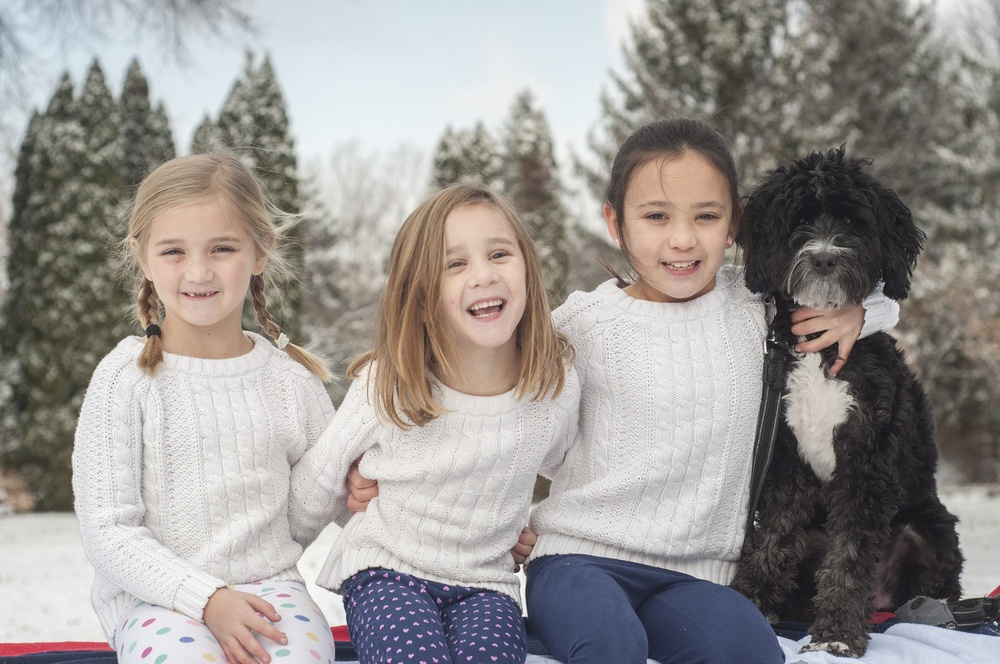
#> input picture mysite/media/7.jpg, 1000 x 664 px, shrunk from 1920 x 1275 before the run, found by its file name
$ python img.py
#> lines starting #> are read from the running program, lines starting #| are printed output that depends on the picture; after the words box and inside, x2 and y2 are one past the last pixel; in counts of white or black regions, pixels touching at a corner belong together
import cv2

#face_cascade = cv2.CascadeClassifier('haarcascade_frontalface_default.xml')
face_cascade = cv2.CascadeClassifier(cv2.data.haarcascades + 'haarcascade_frontalface_default.xml')


img = cv2.imread(r'C:\Users\neelr_rzc8ain\Desktop\img\7.jpg')
#> img is the input picture: shape (664, 1000, 3); mean B, G, R 147, 149.9, 154.3

gray = cv2.cvtColor(img, cv2.COLOR_BGR2GRAY)
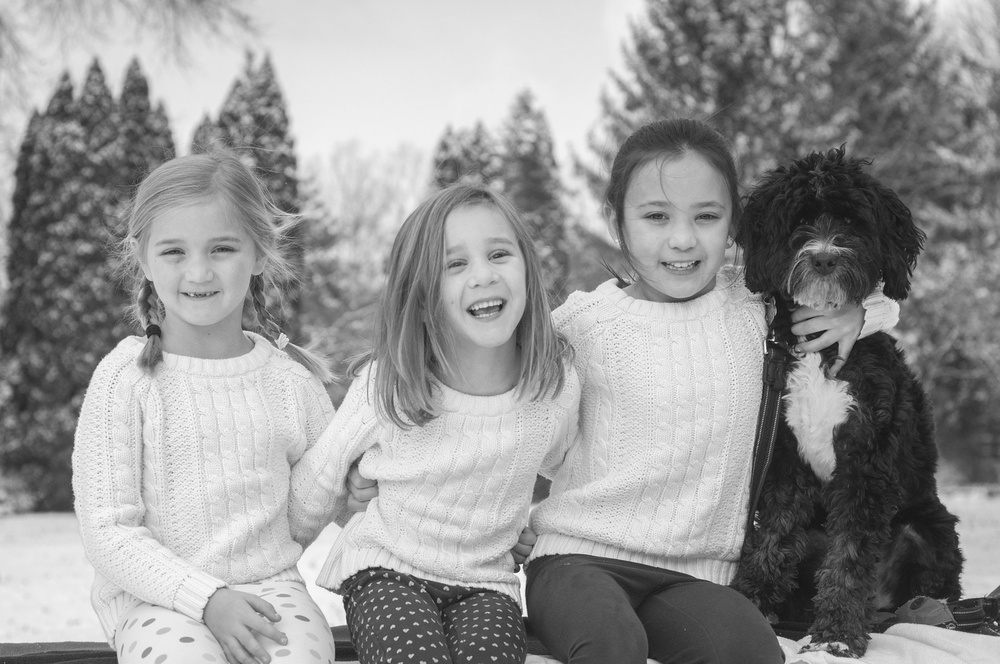
#> gray: shape (664, 1000); min 14, max 254, mean 150.9
faces = face_cascade.detectMultiScale(gray, 1.3, 5) #1.3 5
#> faces = [[419, 212, 121, 121], [131, 202, 132, 132], [610, 163, 139, 139]]

print('No of faces detected', len(faces))
#| No of faces detected 3
for (x,y,w,h) in faces:
    img = cv2.rectangle(img,(x,y),(x+w,y+h),(255,0,0),2)
    #roi_gray = gray[y:y+h, x:x+w]
    roi_color = img[y:y+h, x:x+w]
#> this loop made 3 passes
#> pass 1, `img = cv2.rectangle(img,(x,y),(x+w,y+h),(255,0,0),2)`:
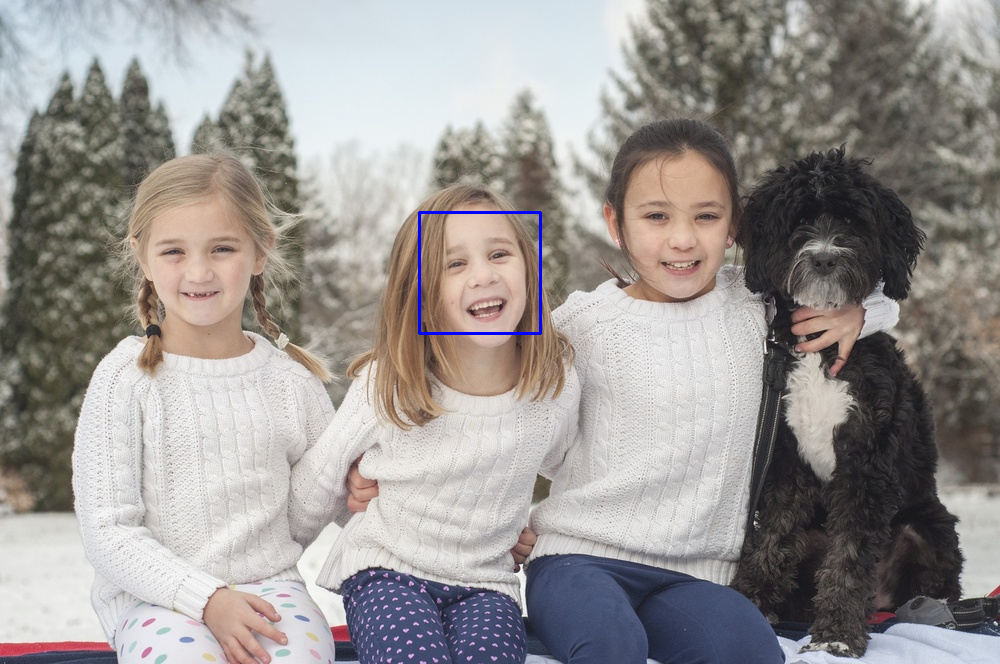
#> img: shape (664, 1000, 3); 0.22% of pixels changed, all inside (x1, y1, x2, y2) = (418, 211, 542, 335)
#> pass 1, `roi_color = img[y:y+h, x:x+w]`:
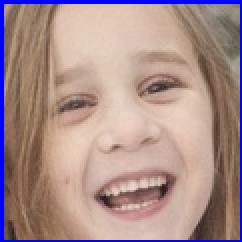
#> roi_color: shape (121, 121, 3) (shown 2 times larger); mean B, G, R 139.2, 142.4, 169.7
#> pass 2, `img = cv2.rectangle(img,(x,y),(x+w,y+h),(255,0,0),2)`:
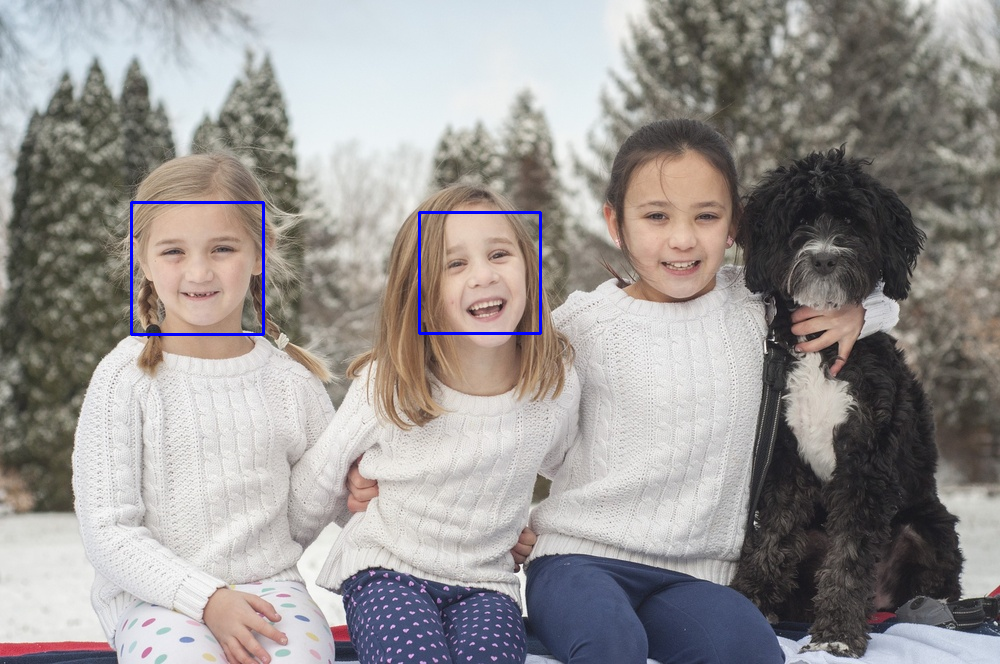
#> img: shape (664, 1000, 3); 0.24% of pixels changed, all inside (x1, y1, x2, y2) = (130, 201, 265, 336)
#> pass 2, `roi_color = img[y:y+h, x:x+w]`:
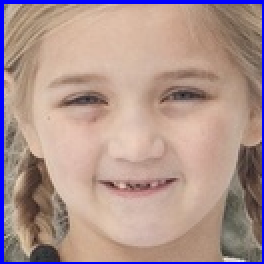
#> roi_color: shape (132, 132, 3) (shown 2 times larger); mean B, G, R 143, 148, 174.3
#> after the loop:
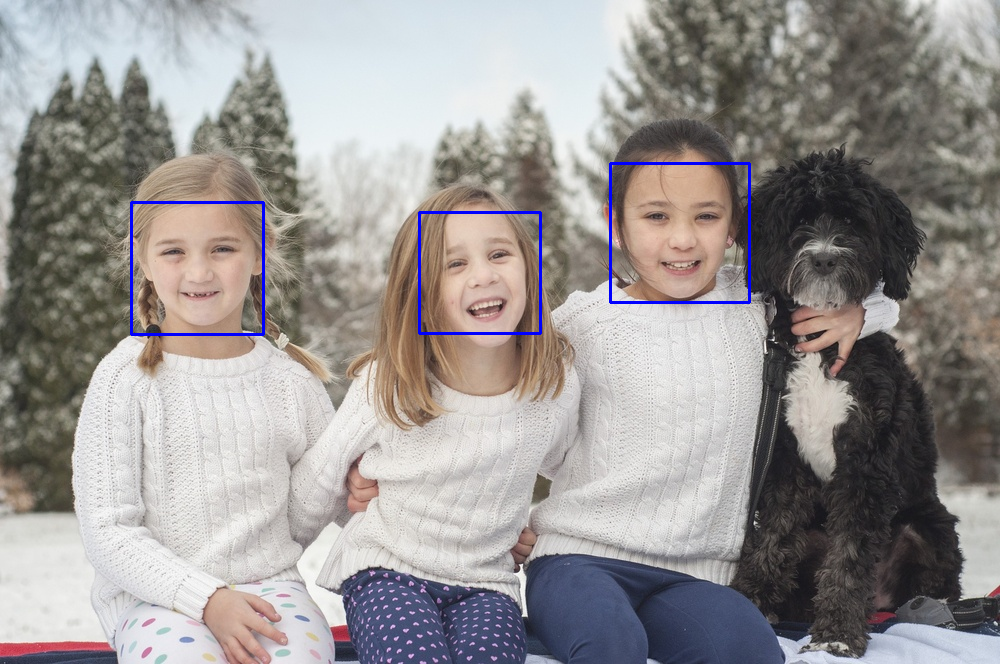
#> img: shape (664, 1000, 3); 0.25% of pixels changed, all inside (x1, y1, x2, y2) = (609, 162, 751, 304)

cv2.namedWindow('finalImg', cv2.WINDOW_NORMAL)
cv2.imshow("finalImg",img)

cv2.waitKey(0)
cv2.destroyAllWindows()
